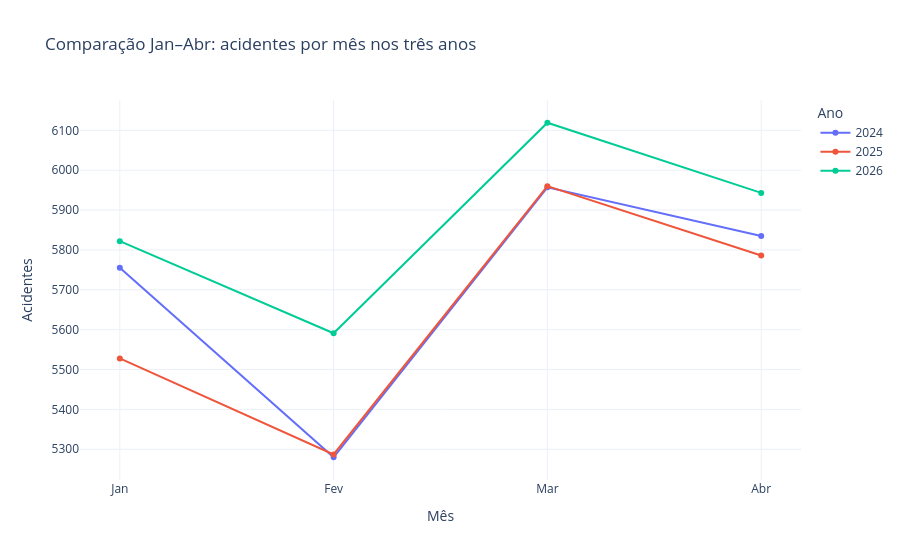

The notebook cell this image was saved under:
### Markdown cell above
### 6.1 Comparação justa: Jan–Abr entre 2024, 2025 e 2026

Como a base de **2026 está parcial até abril**, a comparação anual completa pode gerar uma leitura equivocada.  
Por isso, esta análise compara apenas o mesmo recorte temporal nos três anos: **janeiro a abril**.

Essa etapa melhora a consistência metodológica do projeto, pois evita comparar um ano parcial com anos completos.

### Code cell
# Comparação justa entre anos: apenas janeiro a abril
jan_abr = df[df["mes"].isin([1, 2, 3, 4])].copy()

comparativo_jan_abr = (
    jan_abr.groupby("ano", as_index=False)
    .agg(
        acidentes=("id", "count"),
        mortos=("mortos", "sum"),
        feridos=("feridos", "sum"),
        feridos_graves=("feridos_graves", "sum"),
        acidentes_fatais=("acidente_fatal", "sum"),
        gravidade_media=("taxa_gravidade", "mean")
    )
)

comparativo_jan_abr["letalidade_%"] = (
    comparativo_jan_abr["mortos"] / comparativo_jan_abr["acidentes"] * 100
).round(2)

comparativo_jan_abr["fatais_por_1000_acidentes"] = (
    comparativo_jan_abr["acidentes_fatais"] / comparativo_jan_abr["acidentes"] * 1000
).round(2)

# Evolução mensal apenas no recorte Jan-Abr
jan_abr_mensal = (
    jan_abr.groupby(["ano", "mes", "mes_nome"], as_index=False)
    .agg(acidentes=("id", "count"), mortos=("mortos", "sum"))
    .sort_values(["ano", "mes"])
)

jan_abr_mensal["mes_nome"] = pd.Categorical(
    jan_abr_mensal["mes_nome"],
    categories=["Jan", "Fev", "Mar", "Abr"],
    ordered=True
)

fig = px.line(
    jan_abr_mensal,
    x="mes_nome",
    y="acidentes",
    color="ano",
    markers=True,
    title="Comparação Jan–Abr: acidentes por mês nos três anos",
    labels={"mes_nome": "Mês", "acidentes": "Acidentes", "ano": "Ano"}
)

fig.update_layout(template="plotly_white")
fig.show()

display(comparativo_jan_abr)

# Insight automático
linha_maior_volume = comparativo_jan_abr.sort_values("acidentes", ascending=False).iloc[0]
linha_maior_letalidade = comparativo_jan_abr.sort_values("letalidade_%", ascending=False).iloc[0]

fmt_int = lambda v: f"{int(v):,}".replace(",", ".")
fmt_pct = lambda v: f"{float(v):.2f}".replace(".", ",")

texto_insight = f"""
**Insight metodológico — comparação equivalente:**  
Ao restringir a análise ao período de **janeiro a abril**, os três anos passam a ser comparados sob o mesmo intervalo de tempo.  
Nesse recorte, o maior volume de acidentes ocorreu em **{int(linha_maior_volume['ano'])}**, com **{fmt_int(linha_maior_volume['acidentes'])} ocorrências**.  
Já a maior letalidade proporcional ocorreu em **{int(linha_maior_letalidade['ano'])}**, com **{fmt_pct(linha_maior_letalidade['letalidade_%'])}%**.

Essa diferença reforça que a análise deve separar **volume absoluto** de **gravidade proporcional**, principalmente quando existem anos completos e anos parciais na mesma base.
"""

display(Markdown(texto_insight))

### Figure 1 — Plotly figure (JSON) as saved in the notebook; plotly's stock layout.template omitted (floating-point values rounded to 4 significant figures)
{"data": [{"hovertemplate": "Ano=2024<br>Mês=%{x}<br>Acidentes=%{y}<extra></extra>", "legendgroup": "2024", "line": {"color": "#636efa", "dash": "solid"}, "marker": {"symbol": "circle"}, "mode": "lines+markers", "name": "2024", "orientation": "v", "showlegend": true, "type": "scatter", "x": ["Jan", "Fev", "Mar", "Abr"], "xaxis": "x", "y": [5755, 5280, 5957, 5835], "yaxis": "y"}, {"hovertemplate": "Ano=2025<br>Mês=%{x}<br>Acidentes=%{y}<extra></extra>", "legendgroup": "2025", "line": {"color": "#EF553B", "dash": "solid"}, "marker": {"symbol": "circle"}, "mode": "lines+markers", "name": "2025", "orientation": "v", "showlegend": true, "type": "scatter", "x": ["Jan", "Fev", "Mar", "Abr"], "xaxis": "x", "y": [5528, 5287, 5960, 5786], "yaxis": "y"}, {"hovertemplate": "Ano=2026<br>Mês=%{x}<br>Acidentes=%{y}<extra></extra>", "legendgroup": "2026", "line": {"color": "#00cc96", "dash": "solid"}, "marker": {"symbol": "circle"}, "mode": "lines+markers", "name": "2026", "orientation": "v", "showlegend": true, "type": "scatter", "x": ["Jan", "Fev", "Mar", "Abr"], "xaxis": "x", "y": [5822, 5591, 6119, 5943], "yaxis": "y"}], "layout": {"legend": {"title": {"text": "Ano"}, "tracegroupgap": 0}, "title": {"text": "Comparação Jan–Abr: acidentes por mês nos três anos"}, "xaxis": {"anchor": "y", "domain": [0, 1], "title": {"text": "Mês"}}, "yaxis": {"anchor": "x", "domain": [0, 1], "title": {"text": "Acidentes"}}}}
